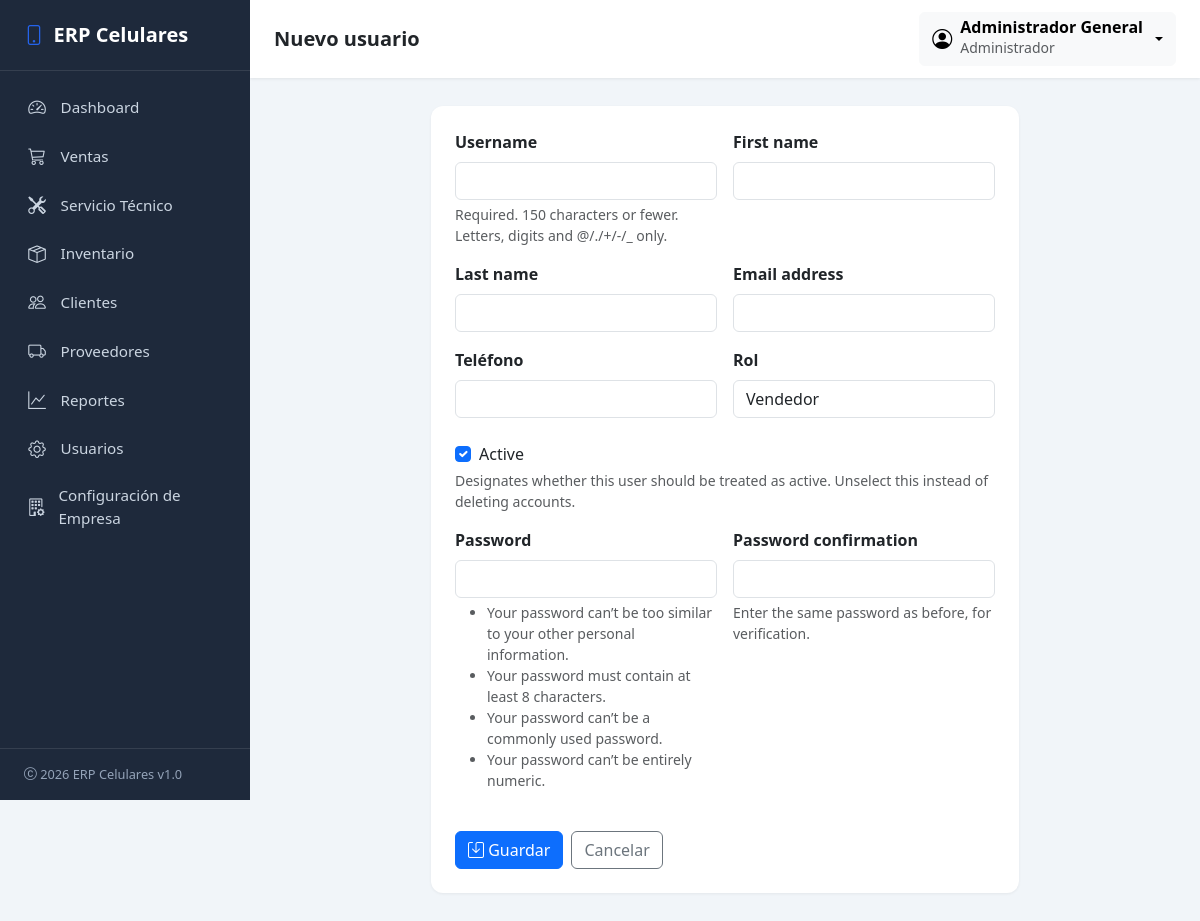
The page /cuentas/usuarios/nuevo/ (signed in) on the database its author committed.
### company/models.py (models this page shows, shortened)
class Company(models.Model):
    class TipoEmpresa(models.TextChoices):
        NATURAL = 'natural', 'Persona Natural'
        JURIDICA = 'juridica', 'Persona Jurídica'
    class RegimenTributario(models.TextChoices):
        SIMPLIFICADO = 'simplificado', 'Régimen Simplificado'
        COMUN = 'comun', 'Régimen Común'
        SIMPLE = 'simple', 'Régimen Simple de Tributación'
        NO_RESPONSABLE = 'no_responsable', 'No Responsable de IVA'
    class Moneda(models.TextChoices):
        COP = 'COP', 'Peso Colombiano (COP)'
        USD = 'USD', 'Dólar Estadounidense (USD)'
        EUR = 'EUR', 'Euro (EUR)'
        MXN = 'MXN', 'Peso Mexicano (MXN)'
    class Idioma(models.TextChoices):
        ES = 'es', 'Español'
        EN = 'en', 'Inglés'
    class Estado(models.TextChoices):
        ACTIVA = 'activa', 'Activa'
        SUSPENDIDA = 'suspendida', 'Suspendida'
        PRUEBA = 'prueba', 'En prueba'
    nombre_comercial = models.CharField('Nombre comercial', max_length=150, blank=True)
    razon_social = models.CharField('Razón social', max_length=150, blank=True)
    nit = models.CharField('NIT', max_length=30, blank=True)
    tipo_empresa = models.CharField(
        'Tipo de empresa', max_length=20,
        choices=TipoEmpresa.choices, blank=True,
    )
    regimen_tributario = models.CharField(
        'Régimen tributario', max_length=20,
        choices=RegimenTributario.choices, blank=True,
    )
    responsable_iva = models.BooleanField('Responsable de IVA', default=True)
    actividad_economica = models.CharField(
        'Actividad económica', max_length=150, blank=True,
        help_text='Código CIIU y/o descripción de la actividad principal.',
    )
    direccion = models.CharField('Dirección', max_length=255, blank=True)
    pais = models.CharField('País', max_length=100, blank=True, default='Colombia')
    departamento = models.CharField('Departamento', max_length=100, blank=True)
    municipio = models.CharField('Municipio / Ciudad', max_length=100, blank=True)
    codigo_postal = models.CharField('Código postal', max_length=20, blank=True)
    telefono = models.CharField('Teléfono', max_length=30, blank=True)
    whatsapp = models.CharField('WhatsApp', max_length=30, blank=True)
    correo = models.EmailField('Correo electrónico', blank=True)
    sitio_web = models.URLField('Sitio web', blank=True)
    moneda = models.CharField('Moneda', max_length=3, choices=Moneda.choices, default=Moneda.COP)
    simbolo_moneda = models.CharField('Símbolo de moneda', max_length=5, default='$')
    idioma = models.CharField('Idioma', max_length=5, choices=Idioma.choices, default=Idioma.ES)
    zona_horaria = models.CharField('Zona horaria', max_length=50, default='America/Bogota')
    fecha_creacion = models.DateTimeField('Fecha de creación', auto_now_add=True)
    fecha_modificacion = models.DateTimeField('Fecha de última modificación', auto_now=True)
    estado = models.CharField('Estado', max_length=20, choices=Estado.choices, default=Estado.ACTIVA)
    activo = models.BooleanField('Activo', default=True)
    licencia = models.CharField('Licencia', max_length=50, blank=True, default='Estándar')
    version_erp = models.CharField('Versión del ERP', max_length=20, blank=True, default='1.0')
    class Meta:
        verbose_name = 'Empresa'
        verbose_name_plural = 'Configuración de Empresa'
    @classmethod
    def get_solo(cls):
        obj, _creado = cls.objects.get_or_create(pk=1)
        return obj

### accounts/models.py (models this page shows, shortened)
class CustomUser(AbstractUser):
    class Roles(models.TextChoices):
        ADMIN = 'admin', 'Administrador'
        VENDEDOR = 'vendedor', 'Vendedor'
        TECNICO = 'tecnico', 'Técnico'
    role = models.CharField(
        'Rol',
        max_length=20,
        choices=Roles.choices,
        default=Roles.VENDEDOR,
    )
    telefono = models.CharField('Teléfono', max_length=30, blank=True)
    class Meta:
        verbose_name = 'Usuario'
        verbose_name_plural = 'Usuarios'
    @property
    def es_admin(self):
        return self.role == self.Roles.ADMIN or self.is_superuser

### accounts/views.py (the view)
# urls.py: path('usuarios/nuevo/', views.user_create, name='user_create'),
@admin_required
def user_create(request):
    if request.method == 'POST':
        form = UserCreateForm(request.POST)
        if form.is_valid():
            form.save()
            messages.success(request, 'Usuario creado correctamente.')
            return redirect('accounts:user_list')
        messages.error(request, 'Corrige los errores del formulario.')
    else:
        form = UserCreateForm()
    contexto = {'form': form, 'titulo': 'Nuevo usuario'}
    return render(request, 'accounts/user_form.html', contexto)

### accounts/forms.py
class UserCreateForm(UserCreationForm):
    class Meta:
        model = CustomUser
        fields = ('username', 'first_name', 'last_name', 'email',
                  'telefono', 'role', 'is_active')
    def __init__(self, *args, **kwargs):
        super().__init__(*args, **kwargs)
        for nombre, campo in self.fields.items():
            if isinstance(campo.widget, forms.CheckboxInput):
                campo.widget.attrs['class'] = 'form-check-input'
            else:
                campo.widget.attrs['class'] = 'form-control'

### company/context_processors.py (called while the page is built)
def company_context(request):
    try:
        company = Company.get_solo()
        branding = getattr(company, 'identidad_visual', None)
    except (OperationalError, ProgrammingError):
        company = None
        branding = None
    return {
        'company_config': company,
        'branding_config': branding,
    }

### templates/accounts/user_form.html (shortened to what this page needs)
{% extends 'base.html' %}
{% block page_title %}{{ titulo }}{% endblock %}
{% block content %}
<div class="row justify-content-center">
    <div class="col-lg-8">
        <div class="card">
            <div class="card-body p-4">
                <form method="post" novalidate>
                    <div class="row g-3">
                        {% for field in form %}
                        <div class="{% if field.name == 'is_active' %}col-12{% else %}col-md-6{% endif %}">
                            {% if field.name == 'is_active' %}
                                <div class="form-check mt-2">
                                    {{ field }}
                                    <label class="form-check-label" for="{{ field.id_for_label }}">{{ field.label }}</label>
                                </div>
                            {% else %}
                                <label class="form-label fw-semibold" for="{{ field.id_for_label }}">{{ field.label }}</label>
                                {{ field }}
                            {% endif %}
                            {% if field.help_text %}
                                <div class="form-text small">{{ field.help_text|safe }}</div>
                            {% endif %}
                        </div>
                        {% endfor %}
                    </div>
                    <div class="mt-4 d-flex gap-2">
                        <button type="submit" class="btn btn-primary"><i class="bi bi-save"></i> Guardar</button>
                        <a href="{% url 'accounts:user_list' %}" class="btn btn-outline-secondary">Cancelar</a>
                    </div>
                </form>
            </div>
        </div>
    </div>
</div>
{% endblock %}

### templates/base.html (shortened to what this page needs)
{% load static %}
<!DOCTYPE html>
<html lang="es">
<head>
    <link href="https://cdn.jsdelivr.net/npm/bootstrap@5.3.3/dist/css/bootstrap.min.css" rel="stylesheet">
    <link href="https://cdn.jsdelivr.net/npm/bootstrap-icons@1.11.3/font/bootstrap-icons.css" rel="stylesheet">
    <link href="{% static 'css/styles.css' %}" rel="stylesheet">
    <link href="{% static 'css/loading.css' %}" rel="stylesheet">
</head>
<body class="erp-loading-activo">
    <aside class="erp-sidebar" id="erpSidebar">
        <div class="sidebar-brand">
            {% if branding_config and branding_config.logo_principal %}
            <img src="{{ branding_config.logo_principal.url }}" alt="Logo" style="height: 28px; width: auto;">
            {% else %}
            <i class="bi bi-phone"></i>
            {% endif %}
            <span>{{ company_config.nombre_comercial|default:'ERP Celulares' }}</span>
        </div>
        <nav class="nav flex-column">
            <a href="{% url 'dashboard:index' %}" class="nav-link {% if seccion_activa == 'dashboard' %}active{% endif %}">
                <i class="bi bi-speedometer2"></i> Dashboard
            </a>
            {% if user.es_admin or user.role == 'vendedor' %}
            <a href="{% url 'sales:sale_list' %}" class="nav-link {% if seccion_activa == 'ventas' %}active{% endif %}">
                <i class="bi bi-cart3"></i> Ventas
            </a>
            {% endif %}
            {% if user.es_admin or user.role == 'tecnico' %}
            <a href="{% url 'repairs:order_list' %}" class="nav-link {% if seccion_activa == 'servicio' %}active{% endif %}">
                <i class="bi bi-tools"></i> Servicio Técnico
            </a>
            {% endif %}
            {% if user.es_admin %}
            <a href="{% url 'inventory:product_list' %}" class="nav-link {% if seccion_activa == 'inventario' %}active{% endif %}">
                <i class="bi bi-box-seam"></i> Inventario
            </a>
            {% endif %}
            <a href="{% url 'clients:client_list' %}" class="nav-link {% if seccion_activa == 'clientes' %}active{% endif %}">
                <i class="bi bi-people"></i> Clientes
            </a>
            <a href="#" class="nav-link {% if seccion_activa == 'proveedores' %}active{% endif %}">
                <i class="bi bi-truck"></i> Proveedores
            </a>
            <a href="#" class="nav-link {% if seccion_activa == 'reportes' %}active{% endif %}">
                <i class="bi bi-graph-up"></i> Reportes
            </a>
            {% if user.es_admin %}
            <a href="{% url 'accounts:user_list' %}" class="nav-link {% if seccion_activa == 'configuracion' %}active{% endif %}">
                <i class="bi bi-gear"></i> Usuarios
            </a>
            <a href="{% url 'company:config' %}" class="nav-link {% if seccion_activa == 'configuracion_empresa' %}active{% endif %}">
                <i class="bi bi-building-gear"></i> Configuración de Empresa
            </a>
            {% endif %}
        </nav>
        <div class="sidebar-footer">
            <i class="bi bi-c-circle"></i> 2026 ERP Celulares v1.0
        </div>
    </aside>
    <div class="erp-content">
        <nav class="erp-navbar d-flex align-items-center justify-content-between">
            <div class="d-flex align-items-center gap-3">
                <h5 class="mb-0 fw-semibold">{% block page_title %}{% endblock %}</h5>
            </div>
            <div class="dropdown">
                <button class="btn btn-light d-flex align-items-center gap-2 dropdown-toggle"
                        type="button" data-bs-toggle="dropdown" aria-expanded="false">
                    <i class="bi bi-person-circle fs-5"></i>
                    <span class="text-start d-none d-sm-block">
                        <span class="d-block fw-semibold lh-1">{{ user.get_full_name|default:user.username }}</span>
                        <small class="text-muted">{{ user.get_role_display }}</small>
                    </span>
                </button>
            </div>
        </nav>
        <main class="erp-main">
            {% block content %}{% endblock %}
        </main>
    </div>
</body>
</html>

### static/css/styles.css (style rules this page uses)
:root { --erp-sidebar-bg: #1e293b; --erp-sidebar-bg-hover: #334155; --erp-sidebar-active: #2563eb; --erp-sidebar-text: #cbd5e1; --erp-sidebar-text-active: #ffffff; --erp-bg: #f1f5f9; --erp-primary: #2563eb; --erp-sidebar-width: 250px; }
body { background-color: var(--erp-bg); font-family: 'Segoe UI', system-ui, -apple-system, sans-serif; }
.erp-sidebar { position: fixed; top: 0; left: 0; height: 100vh; width: var(--erp-sidebar-width); background-color: var(--erp-sidebar-bg); color: var(--erp-sidebar-text); display: flex; flex-direction: column; z-index: 1040; transition: transform 0.3s ease; overflow-y: auto; }
.erp-sidebar .sidebar-brand { padding: 1.25rem 1.5rem; font-size: 1.25rem; font-weight: 700; color: #fff; border-bottom: 1px solid rgba(255, 255, 255, 0.1); display: flex; align-items: center; gap: 0.6rem; }
.erp-sidebar .sidebar-brand i { color: var(--erp-sidebar-active); }
.erp-sidebar .nav { padding: 0.75rem 0; flex: 1; }
.erp-sidebar .nav-link { color: var(--erp-sidebar-text); padding: 0.7rem 1.5rem; display: flex; align-items: center; gap: 0.85rem; font-size: 0.95rem; border-left: 3px solid transparent; transition: all 0.15s ease; }
.erp-sidebar .nav-link i { font-size: 1.1rem; width: 20px; text-align: center; }
.erp-sidebar .sidebar-footer { padding: 1rem 1.5rem; font-size: 0.8rem; border-top: 1px solid rgba(255, 255, 255, 0.1); color: #94a3b8; }
.erp-content { margin-left: var(--erp-sidebar-width); min-height: 100vh; transition: margin 0.3s ease; }
.erp-navbar { background-color: #fff; box-shadow: 0 1px 3px rgba(0, 0, 0, 0.08); padding: 0.75rem 1.5rem; }
.erp-main { padding: 1.75rem; }
.card { border: none; border-radius: 0.75rem; box-shadow: 0 1px 3px rgba(0, 0, 0, 0.06); }

### rows shown on the page
Company: nombre_comercial "ERP Celulares"
CustomUser: get_full_name "Administrador General", role "Administrador"

### other values the page prints
{{ titulo }} "Nuevo usuario"
{{ field.label }} "Username" "First name" "Last name" "Email address" "Teléfono" "Rol" "Password" "Password confirmation"
{{ field.help_text|safe }} "Required. 150 characters or fewer. Letters, digits and @/./+/-/_ only." "Designates whether this user should be treated as active. Unselect this instead of deleting accounts." "Enter the same password as before, for verification."
{{ field.label }} "Active"
